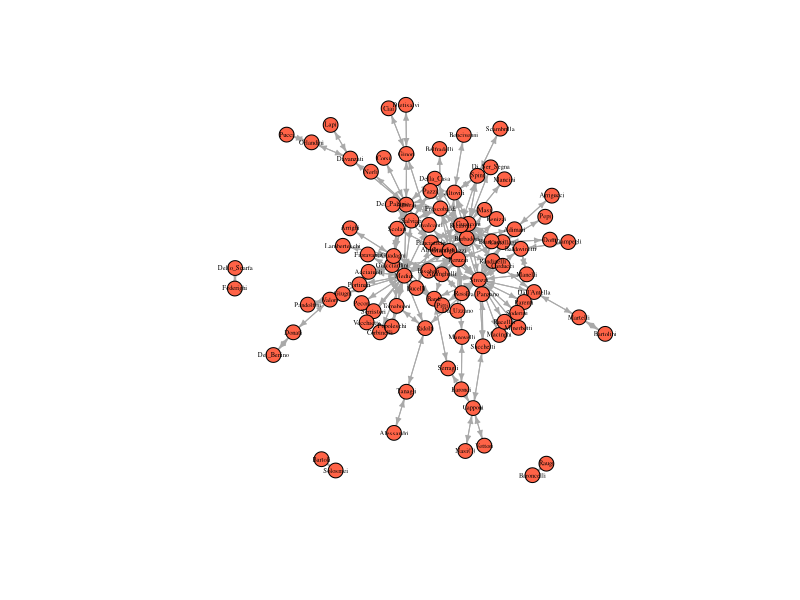
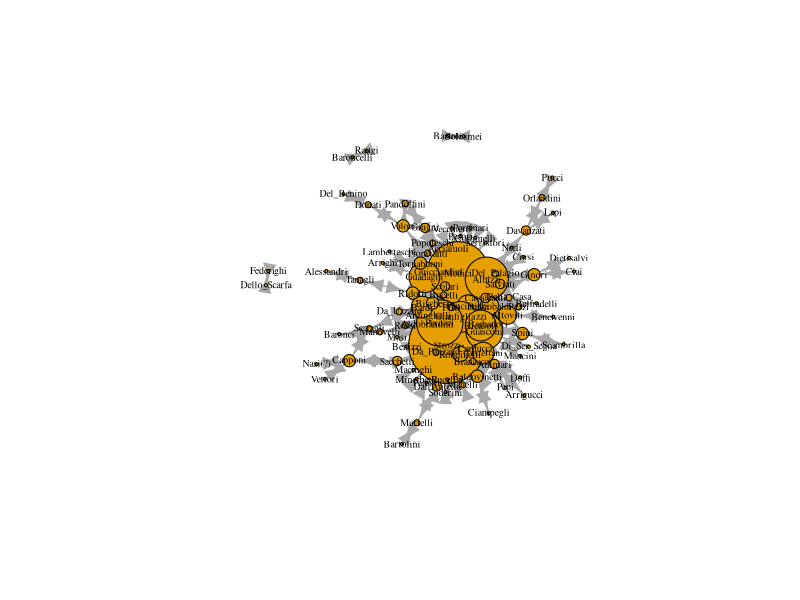
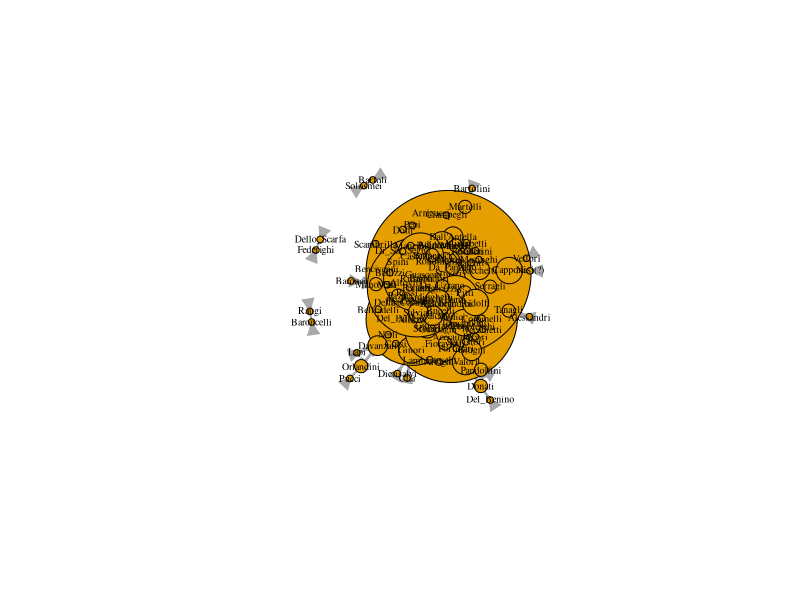
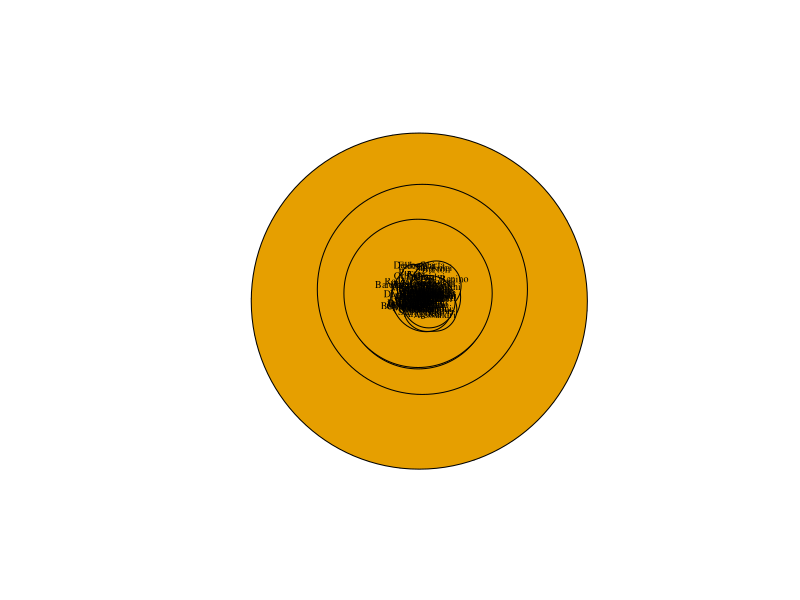
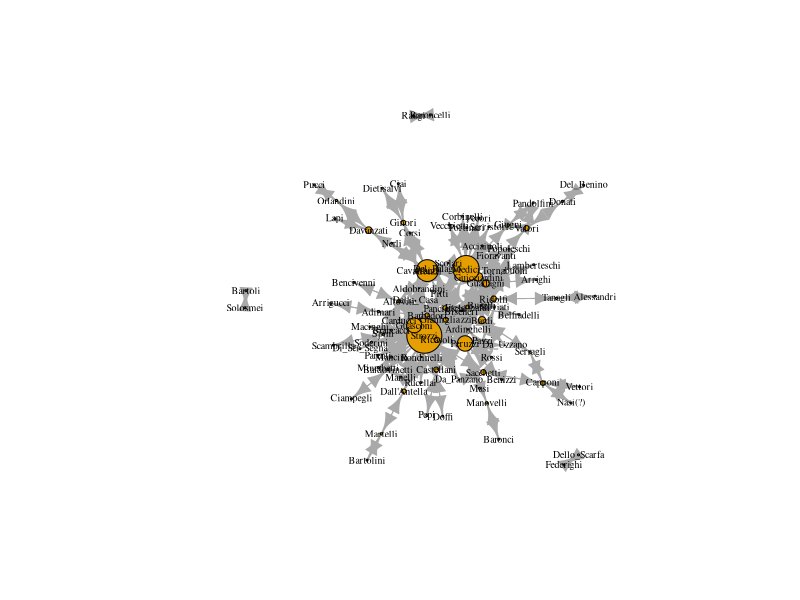
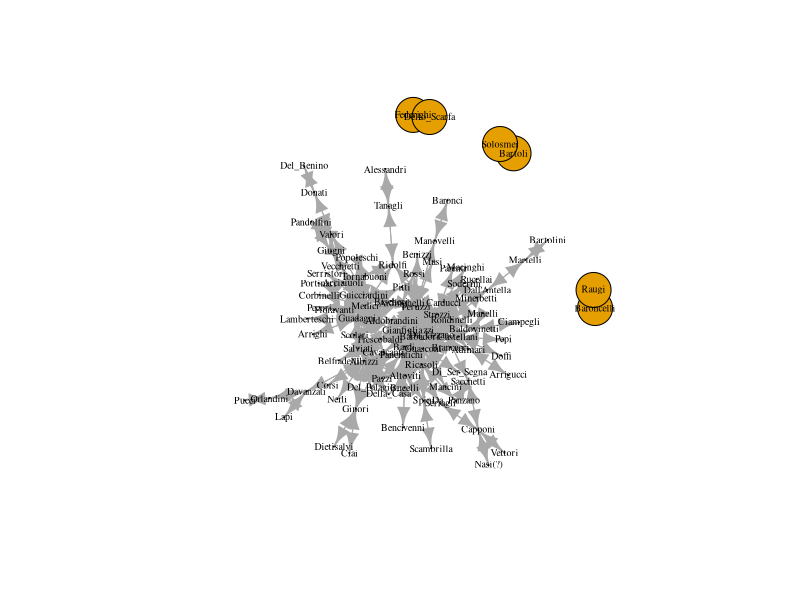

Source code (R) for these figures, in order:
#!/usr/bin/env Rscript

######################################################################
# @author      : Linus Fernandes (linusfernandes at gmail dot com)
# @file        : centrality
# @created     : Tuesday Oct 31, 2023 11:21:31 IST
#
# @description :
######################################################################
library(conflicted)
library(igraph)
library(tidyverse)
library(reshape2)
conflict_scout()
# prepare the marriage adjacency matrix
florentine_edj <- read.csv("florentine_marriage_edgelist.csv")
print(str(florentine_edj))
florentine_edj <- florentine_edj[,2:3]

# prepare the attributes file
florentine_attributes <- read.csv("florentine_attributes.csv")
print(str(florentine_attributes))

# graph the marriage network
marriageNet <- graph.edgelist(as.matrix(florentine_edj), directed = T)
# add wealth and priorates attributes to family vertices
V(marriageNet)$Wealth <- florentine_attributes$Gwealth[match(V(marriageNet)$name, florentine_attributes$Family)]

# Gross wealth (Florins), for 87 (92) families
# simple mean imputation of wealth (alternatively, we might think that those with NA were too poor to show up in historical records?)
# in other words, atrribute mean wealth to na families
V(marriageNet)$Wealth <- ifelse(is.na(V(marriageNet)$Wealth), mean(V(marriageNet)$Wealth, na.rm = T), V(marriageNet)$Wealth)

# Number of Priors, The Priorate (or city council), first created in 1282, was Florence's governing body. Count of how many seats a family had on that city council from 1282-1344
# measure of the aggregate political influence of the family over a long period of time
V(marriageNet)$Priorates <- florentine_attributes$Npriors[match(V(marriageNet)$name, florentine_attributes$Family)]

plot(marriageNet, vertex.size = 8, vertex.label.cex = .4, vertex.label.color = "black", vertex.color = "tomato", edge.arrow.size = 0.4)

print(str(degree(marriageNet)))
degrees <- sort(degree(marriageNet), decreasing = T)
families = names(degrees)
names(degrees) <- c()
df <- data.frame(Family = families, Degree = degrees)
print(df)
# assignment
V(marriageNet)$degree <- degree(marriageNet)
# sized by degree
plot(marriageNet, vertex.label.cex = .6, vertex.label.color = "black", vertex.size = V(marriageNet)$degree, vertex.label.cex = .2)
plot(marriageNet,
      vertex.label.cex = .6,
      vertex.label.color = "black",
      vertex.size = V(marriageNet)$degree*3)

btws = betweenness(marriageNet, directed = FALSE)
btws <- sort(btws, decreasing = T)
families = names(btws)
names(btws) <- c()
df <- data.frame(Family = families, Betweenness = btws)
print(df)
# assignment
V(marriageNet)$betweenness <- betweenness(marriageNet, directed = F)
# sized by betweenness
plot(marriageNet,
      vertex.label.cex = .6,
      vertex.label.color = "black",
      vertex.size = V(marriageNet)$betweenness)
# normalize betweenness and scale by 20 (some scalar)
plot(marriageNet,
      vertex.label.cex = .6,
      vertex.label.color = "black",
      vertex.size = V(marriageNet)$betweenness/max(V(marriageNet)$betweenness) * 20)

clseness = closeness(marriageNet, normalized = F)
clseness <- sort(clseness, decreasing = T)
families = names(clseness)
names(clseness) <- c()
df <- data.frame(Family = families, Closeness = clseness)
print(df)
# assignment
V(marriageNet)$closeness <- closeness(marriageNet, normalized = F)
plot(marriageNet,
      vertex.label.cex = .6,
      vertex.label.color = "black",
      vertex.size = V(marriageNet)$closeness/max(V(marriageNet)$closeness) * 20)
